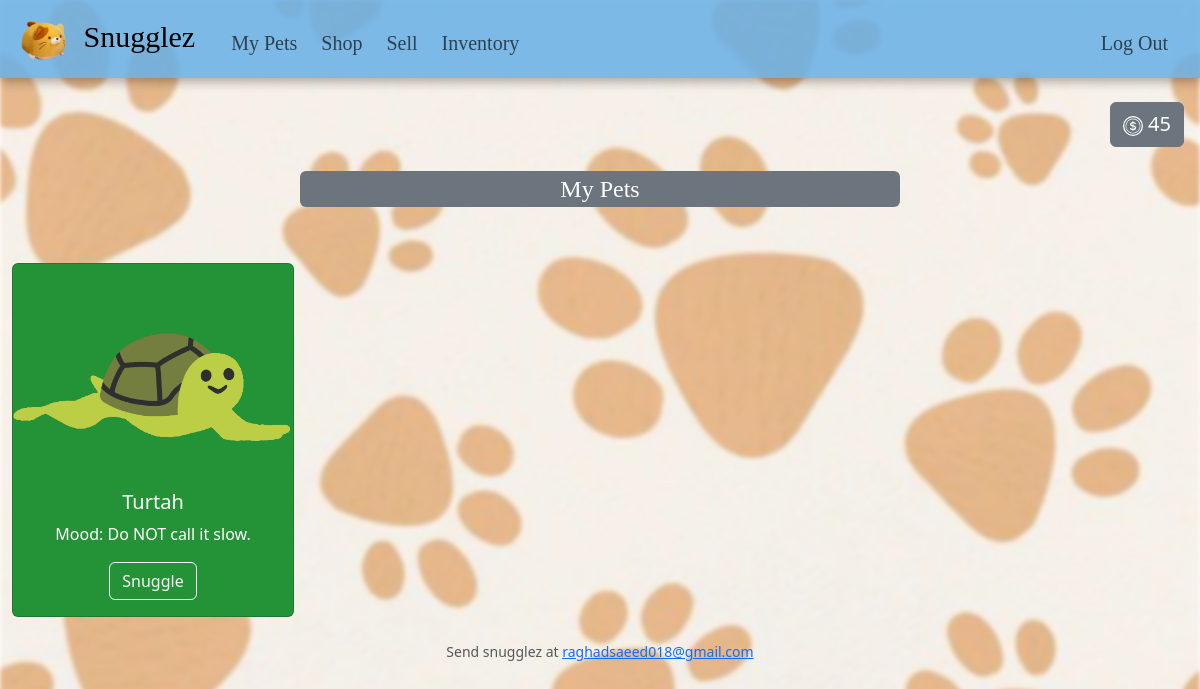
/ (signed in), run on the app's committed database.
### tables this page shows
CREATE TABLE animals (
    id INTEGER NOT NULL,
    name TEXT NOT NULL,
    description TEXT NOT NULL,
    image TEXT NOT NULL,
    price INTEGER NOT NULL,
    category TEXT NOT NULL,
    PRIMARY KEY(id)
);

### app.py (the view)
@app.route("/")
@login_required
def index():
    cash = db.execute("SELECT cash FROM users WHERE id = ?", session["user_id"])[0]["cash"]
    pets = db.execute("""
        SELECT animals.*
        FROM purchases
        JOIN animals ON purchases.animal_id = animals.id
        WHERE purchases.user_id = ? AND animals.category NOT IN (
            SELECT category FROM animals WHERE category IN ('food', 'accessory')
        )
    """, session["user_id"])
    return render_template("index.html", cash=cash, pets=pets)

### app.py (called while the page is built)
@app.after_request
def after_request(response):
    response.headers["Cache-Control"] = "no-cache, no-store, must-revalidate"
    response.headers["Expires"] = 0
    response.headers["Pragma"] = "no-cache"
    return response

### helpers.py (called while the page is built)
def login_required(f):
    @wraps(f)
    def decorated_function(*args, **kwargs):
        if session.get("user_id") is None:
            return redirect("/login")
        return f(*args, **kwargs)
    return decorated_function

### templates/index.html (shortened to what this page needs)
{% extends "layout.html" %}
{% block main %}
    <div class="py-4 d-flex">
        <button class="btn btn-secondary fs-5 ms-auto me-3">
            <span id="cashAmount">{{ cash }}</span>
        </button>
    </div>
    <div class="mx-auto text-center mb-4">
        <label for="petSelect" class="form-label text-bg-secondary fs-4 snugglez rounded w-50">My Pets</label>
    </div>
    <div class="text-center container-fluid py-4">
        <div class="row row-cols-2 row-cols-md-2 row-cols-lg-4 g-3">
            {% if pets %}
                {% for pet in pets %}
                    <div class="{{ pet['category'] }}">
                        <div class="col">
                            <div class="card sizes">
                                <img src="{{ pet['image'] }}" class="{{ pet['name'] }} card-img-top aspect-ratio-16x9 mx-auto" alt="Pet image">
                                <div class="card-body">
                                    <h5 class="card-title">{{ pet['name'] }}</h5>
                                    <p class="card-text">Mood: {{ pet['description'] }}</p>
                                    <button type="button" class="btn btn-outline-light" onclick="showPetCard('{{ pet.name }}', '{{ pet.description }}', '{{ pet.image }}', '{{ pet.price }}')">Snuggle</button>
                                </div>
                            </div>
                        </div>
                    </div>
                {% endfor %}
            {% else %}
                <div class="text-center mx-auto mb-5 mt-5">
                    <p class="h3 text-body-secondary"><i>You don't own any pets! To buy pets, Go to <a href="/shop">shop</a></i></p>
                </div>
            {% endif %}
        </div>
    </div>
{% endblock %}

### static/styles.css (style rules this page uses)
body::before { content: ""; position: fixed; top: 0; left: 0; width: 100%; height: 100%; background: url('/static/images/bgPaws.jpg') center/cover no-repeat; filter: blur(2px); z-index: -1; }
.snugglez { font-family: "Ink Free", bold; font-size: 20px; }
.adventurous .card { background-color: #249236; color: white; }
@media (min-width: 1025px) { .sizes { max-height: 460px; max-width: 350px; } }
@media (min-width: 1025px) { .sizes img { max-width: 40vh; max-height: 35vh; } }

### data on the page
animals: image (picture), name "Turtah", description "Do NOT call it slow."

### other printed values
{{ cash }} "45"
